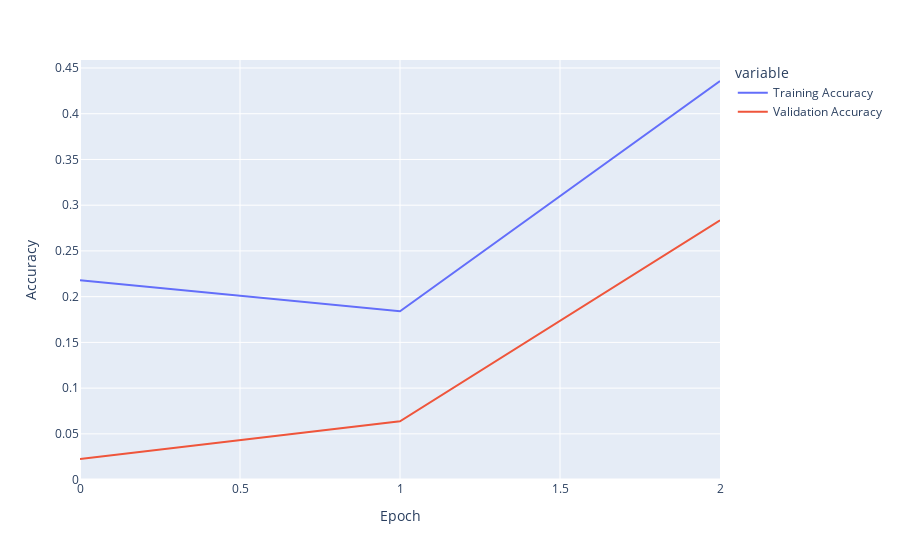

Notebook cell for this chart:
### Code cell
metrics_df = plot_graph("accuracy")
metrics_df = metrics_df.copy()

for col in metrics_df.columns:
    if "validation" in col: 
        metrics_df.rename(columns={col: 'Validation Accuracy'}, inplace=True)
    else:
        metrics_df.rename(columns={col: 'Training Accuracy'}, inplace=True)

fig = metrics_df.plot(labels=dict(index="Epoch", value="Accuracy"))
fig.show()

fig.write_image(f"{PATH}/images/accuracy.pdf")

### Figure 1 — Plotly figure (JSON) as saved in the notebook; plotly's stock layout.template omitted (floating-point values rounded to 4 significant figures)
{"data": [{"hovertemplate": "variable=Training Accuracy<br>Epoch=%{x}<br>Accuracy=%{y}<extra></extra>", "legendgroup": "Training Accuracy", "line": {"color": "#636efa", "dash": "solid"}, "mode": "lines", "name": "Training Accuracy", "orientation": "v", "showlegend": true, "type": "scatter", "x": [0, 1, 2], "xaxis": "x", "y": [0.2179, 0.184, 0.4358], "yaxis": "y"}, {"hovertemplate": "variable=Validation Accuracy<br>Epoch=%{x}<br>Accuracy=%{y}<extra></extra>", "legendgroup": "Validation Accuracy", "line": {"color": "#EF553B", "dash": "solid"}, "mode": "lines", "name": "Validation Accuracy", "orientation": "v", "showlegend": true, "type": "scatter", "x": [0, 1, 2], "xaxis": "x", "y": [0.02252, 0.06377, 0.2834], "yaxis": "y"}], "layout": {"legend": {"title": {"text": "variable"}, "tracegroupgap": 0}, "margin": {"t": 60}, "xaxis": {"anchor": "y", "domain": [0, 1], "title": {"text": "Epoch"}}, "yaxis": {"anchor": "x", "domain": [0, 1], "title": {"text": "Accuracy"}}}}
